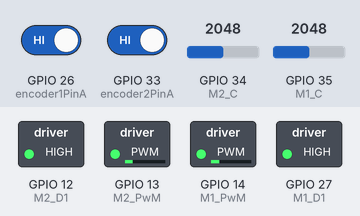
Simulated run of this sketch. Board: ESP32. On the bench: switched loads named in the sketch (green lamp = pin HIGH). The inputs (shaded band) are chosen by the test bench; at power-on: GPIO 26 (encoder1PinA) HIGH, GPIO 33 (encoder2PinA) HIGH, GPIO 34 (M2_C) = 2048, GPIO 35 (M1_C) = 2048. What the sketch prints to the serial monitor is not drawn.

Above: at 0.1 s.
Timing chart, 0 to 1.6 s (numbered marks = the images above):
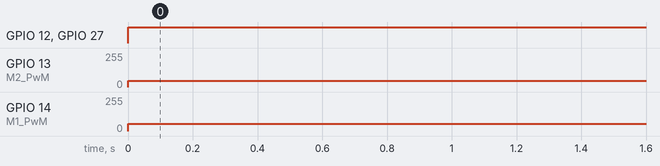

Measured:
- by itself, GPIO 12 (M2_D1), GPIO 27 (M1_D1): LOW → HIGH at 0.00 s
- by itself, GPIO 13 (M2_PwM): 0/255 → 48/255 at 0.00 s
- by itself, GPIO 14 (M1_PwM): 0/255 → 53/255 at 0.00 s

The sketch:

mini_project-2_task-2.ino
```cpp
#include <Arduino.h>
#include <math.h>

const int M1_PwM = 14; // PWM pin for motor 1
const int M2_PwM = 13; // PWM pin for motor 2
const int M1_D1 = 27;  // Direction pin 1 for motor 1
const int M1_C = 35;   // current pin for motor 1
const int M2_D1 = 12;  // Direction pin 1 for motor 2
const int M2_C = 34;   // current pin for motor 2

const int encoder1PinA = 26; // Encoder 1 signal A pin
const int encoder1PinB = 25; // Encoder 1 signal B pin
const int encoder2PinA = 33; // Encoder 2 signal A pin
const int encoder2PinB = 32; // Encoder 2 signal B pin

const int pulsesPerRevolution = 2048; // PPR for the AMT1120

const float link1Length = 107.0; // Length of link 1 in mm
const float link2Length = 107.0; // Length of link 2 in mm

volatile int encoderPosition1 = 0;
volatile int encoderPosition2 = 0;

// Desired end effector position
const float x_desired = {135};
const float y_desired = {120};


float kp1 = 0.596; // Proportional gain for position control
float kp2 = 0.356;
float kd = -0.005; // Derivative gain for position control

float previousError1 = 0.0; // Initialize previous error for X
float previousError2 = 0.0; // Initialize previous error for Y

void setup() {
  Serial.begin(9600);

  pinMode(encoder1PinA, INPUT_PULLUP);
  pinMode(encoder1PinB, INPUT_PULLUP);
  pinMode(encoder2PinA, INPUT_PULLUP);
  pinMode(encoder2PinB, INPUT_PULLUP);


  // Attach interrupt handlers for encoder pulses
  attachInterrupt(digitalPinToInterrupt(encoder1PinA), handleEncoder1Interrupt, CHANGE);
  attachInterrupt(digitalPinToInterrupt(encoder2PinA), handleEncoder2Interrupt, CHANGE);

  //pins setup
  pinMode(M1_C, INPUT);
  pinMode(M2_C, INPUT);
  pinMode(M1_D1, OUTPUT);
  pinMode(M2_D1, OUTPUT);
  pinMode(M1_PwM, OUTPUT);
  pinMode(M2_PwM, OUTPUT);
}

void loop() {
  // Read motor current sensor values (raw ADC readings)
  int currentSensorValue1 = analogRead(M1_C);
  int currentSensorValue2 = analogRead(M2_C);
  float motorTorqueConstant=0.8411;//value searched from internet

  // Convert ADC readings to current in Amperes
  float current1 = map(currentSensorValue1, 0, 1023, 0, 5.0);
  float current2 = map(currentSensorValue2, 0, 1023, 0, 5.0);


  // Calculate the current end effector position (x_current, y_current) using forward kinematics
  float theta1 = radians(static_cast<float>(encoderPosition1) / pulsesPerRevolution * 360.0);
  float theta2 = radians(static_cast<float>(encoderPosition2) / pulsesPerRevolution * 360.0);

  // Calculate joint angles using inverse kinematics
  float r = sqrt(x_desired * x_desired + y_desired * y_desired);
  float phi = atan2(y_desired, x_desired);

  float cos_theta2 = (r * r - link1Length * link1Length - link2Length * link2Length) / (2.0 * link1Length * link2Length);
  float sin_theta2 = sqrt(1.0 - cos_theta2 * cos_theta2);

  float Theta2 = atan2(sin_theta2, cos_theta2);
  float Theta1 = phi - atan2(link2Length * sin(theta2), link1Length + link2Length * cos(theta2));

  // Convert angles to degrees
  float theta1_req = degrees(Theta1);
  float theta2_req = degrees(Theta2);

  // Calculate the error between the current and desired positions
  float error_theta1 = theta1_req - theta1;
  float error_theta2 = theta2_req - theta2;

  // Calculate control inputs (PD control for position control)
  float control1 = kp1 * error_theta1 + kd * (error_theta1 - previousError1);
  float control2 = kp2 * error_theta2 + kd * (error_theta2 - previousError2);

  previousError1 = error_theta1;
  previousError2 = error_theta2;

  // Map control values to motor speeds (for position control)
  int motorSpeed1;
  int motorSpeed2;
  if (control1 >= 0) {
    motorSpeed1 = map(control1, 0, 100, 45, 79);
  } else {
    motorSpeed1 = map(control1, -100, 0, -79, -45);
  }
  if (control2 >= 0) {
    motorSpeed2 = map(control2, 0, 100, 40, 79);
  } else {
    motorSpeed2 = map(control2, -100, 0, -79, -40);
  }

  digitalWrite(M1_D1, motorSpeed1 > 0 ? HIGH : LOW); // Direction for motor 1 (upper arm)
  digitalWrite(M2_D1, motorSpeed2 > 0 ? HIGH : LOW); // Direction for motor 2 (lower arm)

  analogWrite(M1_PwM, abs(motorSpeed1)); // Set motor 1 speed
  analogWrite(M2_PwM, abs(motorSpeed2)); // Set motor 2 speed


  // Check if the end effector is close to the desired position and then apply some force.
  if (abs(error_theta1) < 1.0 && abs(error_theta2) < 1.0) {
    analogWrite(M1_PwM,100);
    analogWrite(M2_PwM,100);
    float Torque1=current1*motorTorqueConstant;
    float Torque2=current2*motorTorqueConstant;
    Serial.println(Torque1);
    Serial.print(", ");
    Serial.print(Torque2);
    delay(1000);
  }

  // Print the current end effector position
  Serial.print("Current End Effector Position (x, y): ");
  Serial.print(theta1);
  Serial.print(", ");
  Serial.print(theta2);

  // Delay
  delay(100);

}

void handleEncoder1Interrupt() {
  // Read the current state of encoder1PinA
  int stateA = digitalRead(encoder1PinA);

  // Read the current state of encoder1PinB
  int stateB = digitalRead(encoder1PinB);

  // Determine the direction of rotation based on the states of A and B
  int direction = (stateA == stateB) ? 1 : -1;

  // Update encoder 1 position
  encoderPosition1 += direction;
}

void handleEncoder2Interrupt() {
  // Read the current state of encoder2PinA
  int stateA = digitalRead(encoder2PinA);

  // Read the current state of encoder2PinB
  int stateB = digitalRead(encoder2PinB);

  // Determine the direction of rotation based on the states of A and B
  int direction = (stateA == stateB) ? 1 : -1;

  // Update encoder 2 position
  encoderPosition2 += direction;
}
```
